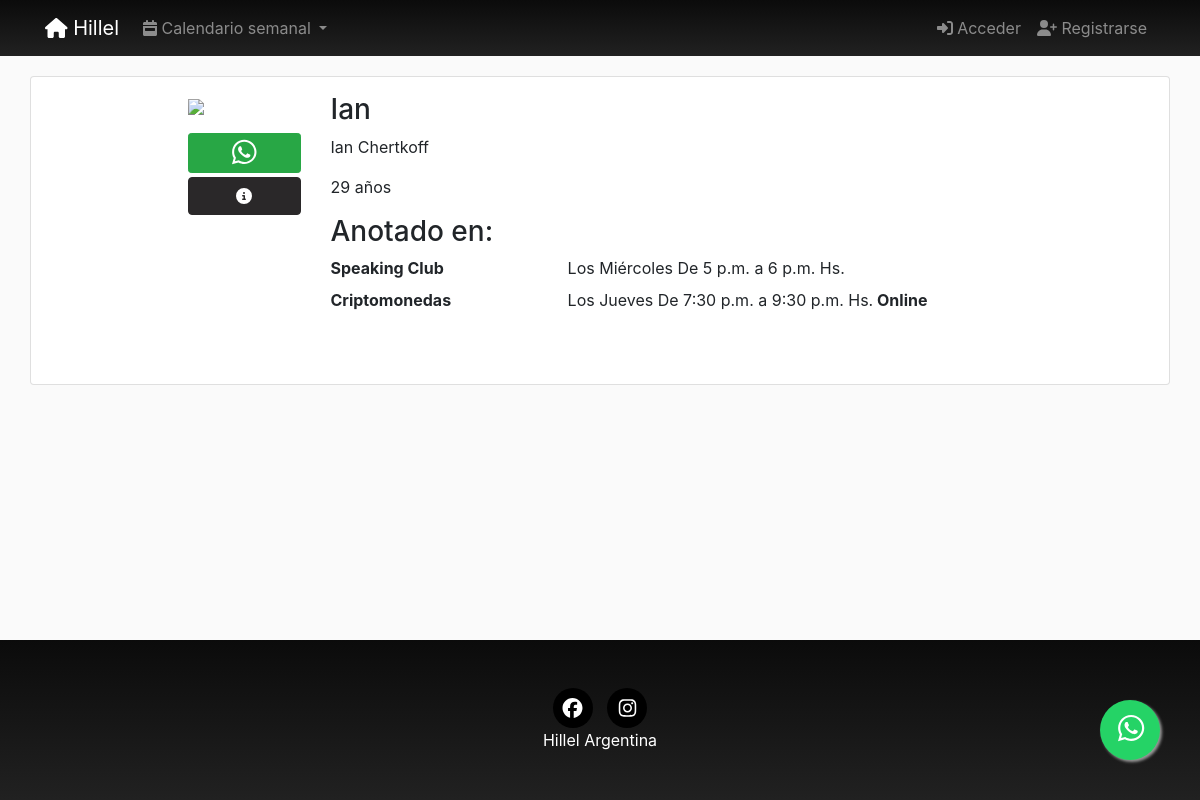
The page /profiles/Ian/ on the database as committed earlier.
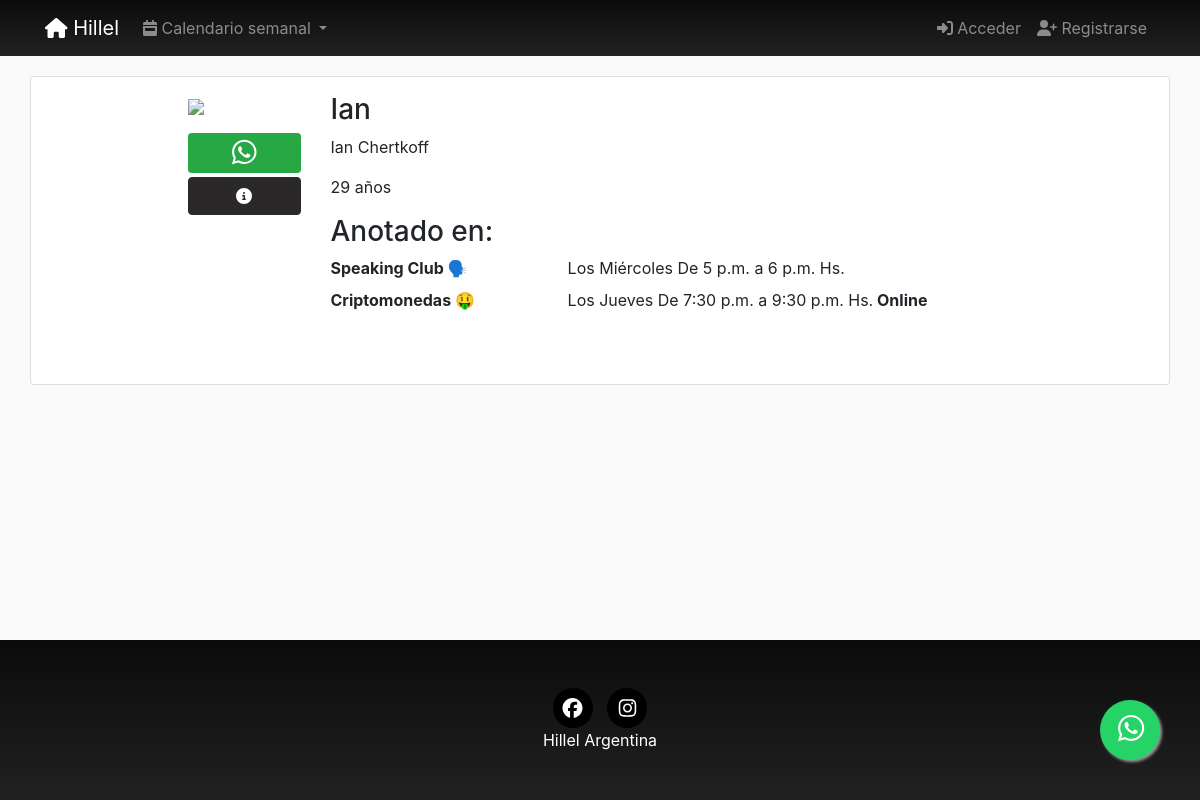
The same page on the database as committed later.
### pages/models.py (models this page shows, shortened)
class Page(models.Model):
    title = models.CharField(verbose_name="Título", max_length=200)
    horaDesde = models.TimeField(verbose_name="Hora desde", null=True, blank=True,auto_now=False, auto_now_add=False,)
    horaHasta = models.TimeField(verbose_name="Hora hasta", null=True, blank=True,auto_now=False, auto_now_add=False,)
    description = RichTextField(verbose_name="Descripción", null=True, blank=True)
    textoExtraMail = RichTextField(verbose_name="Texto extra del mail", null=True, blank=True)
    flyer = models.ImageField(upload_to=custom_upload_to,
                               null=True, blank=True)
    dia = models.ForeignKey(Day, verbose_name='dia', null=True, on_delete=models.CASCADE)
    cupo = models.SmallIntegerField(verbose_name="Cupo", default=0)
    modalidad = BooleanField(verbose_name="Online", default=0)
    nuevo = BooleanField(verbose_name="Nuevo", default=0)
    activa = BooleanField(verbose_name="Activa", default=1)
    categories = models.ManyToManyField(Category, verbose_name='categorias', related_name='get_pages',blank=True)
    provincia = models.ForeignKey(Provincia, on_delete=models.CASCADE, null=True, blank=True)
    responsable = models.ForeignKey(Responsable, on_delete=models.CASCADE, null=True, blank=True)
    colaborador = models.ForeignKey(Colaborador, on_delete=models.CASCADE, null=True, blank=True)
    secreta = BooleanField(verbose_name="Tiene clave?", default=0)
    clave = models.CharField(verbose_name="Clave", null=True, blank=True, default="", max_length=200)
    objects = PagesManager()
    created = models.DateTimeField(auto_now_add=True, verbose_name="Fecha de creación", blank=True, null=True)
    updated = models.DateTimeField(auto_now=True, verbose_name="Fecha de edición", blank=True, null=True)
    class Meta:
        verbose_name = "actividad"
        verbose_name_plural = "actividades"
        ordering = ['dia__order', 'horaDesde', '-title']
    def __str__(self):
        return self.title

class Day(models.Model):
    day = models.CharField(verbose_name="Día", max_length=200)
    order = models.SmallIntegerField(verbose_name="Orden", default=0)
    class Meta:
        verbose_name = "Día"
        verbose_name_plural = "Días"
        ordering = ['order']
    def __str__(self):
        return self.day

### profiles/views.py (the view)
# urls.py: path('<username>/', ProfileDetail.as_view(), name='detail'),
class ProfileDetail(DetailView):
    model = Profile
    template_name = "profiles/profile_detail.html"
    def get_object(self):
        return get_object_or_404(Profile,
                                 user__username=self.kwargs['username'])

### location/models.py (called while the page is built)
    def __str__(self):
        return self.title

### pages/models.py (called while the page is built)
    def find(self, user):
        queryset = self.filter(user=user)
        if len(queryset) > 0:
            return queryset[0]
        return None

### profiles/processors.py (called while the page is built)
def ctx_dict(request):
    ctx = {}
    bitajon = False
    if request.user.groups.filter(name="BITAJON").count():
        bitajon = True
    ctx["bitajon"] = bitajon
    return ctx

### registration/models.py (called while the page is built)
    def __str__(self):
        return self.fecha

    def __str__(self):
        return self.fecha

    @property
    def subscription(self):
        subscription = Subscription.objects.find(self.user)
        if subscription is None:
            return
        if subscription.pages is None:
            return
        return subscription.pages.all()

    @property
    def edad(self):
        if self.fechaNacimiento is None:
            return
        today = date.today()
        return today.year - self.fechaNacimiento.year - ((today.month, today.day) < (self.fechaNacimiento.month, self.fechaNacimiento.day))

### social/processors.py (called while the page is built)
def ctx_dict(request):
    ctx = {}
    links = Link.objects.all()
    for link in links:
        ctx[link.key] = link.url
    return ctx

### profiles/templates/profiles/profile_detail.html (shortened to what this page needs)
{% extends 'core/base.html' %}
{% load static %}
{% block content %}
<main role="main">
  <div class="card container mb-5">
    <div class="row mt-3">
      <div class="col-md-9 mx-auto mb-5">
        <form action="" method="post" enctype="multipart/form-data">{% csrf_token %}
          <div class="row">
            <div class="col-md-2">
              {% if profile.avatar %}
                <img src="{{profile.avatar.url}}" class="img-fluid">
              {% else %}
                <img src="{% static 'registration/img/no-avatar.jpg' %}" class="img-fluid">
              {% endif %}
              {% if profile.whatsapp  %}
              <a href="https://wa.me/+54{{profile.whatsapp}}" class="text-center btn btn-success btn-sm btn-block mt-3" >
              <i class="fab fa-whatsapp fa-2x"></i>
              </a>
              <a class="btn btn-dark btn-block text-white mt-1 text-center" id="MainNavDatos" data-target="#ModalDatos" data-toggle="modal">
              <i class="fas fa-info-circle text-center"></i>
              </a>
              {% endif %}
            </div>
            <div class="col-md-10">
              <h3>{{profile.user}}</h3>
                 {% if profile.nombre and profile.apellido  %}
                 <p>{{profile.nombre}} {{profile.apellido}}</p>
                 {% endif %}
                {% if profile.fechaNacimiento  %}<p>{{profile.edad}} años</p> {% endif %}
              {% if profile.subscription  %}
              <h3>Anotado en:</h3>
                <dl class="row">
                {% for sub in profile.subscription %}
                   <dt class="col-sm-4">{{sub}}</dt>
                   <dd class="col-sm-8">{% if sub.dia.order < 8 %}Los{% endif %} {{sub.dia}} De {{sub.horaDesde}} a {{sub.horaHasta}} Hs.{% if sub.modalidad  %}<b> Online</b>{% endif %}</dd>
                {% endfor %}
                </dl>
              {% endif %}
            </div>
          </div>
        </form>
      </div>
    </div>
  </div>
</main>
{% endblock %}

Rows that differ between the two databases and show on the page:
changed Page "Miércoles": title "Speaking Club" → "Speaking Club 🗣️"
changed Page "Jueves": title "Criptomonedas" → "Criptomonedas 🤑"
